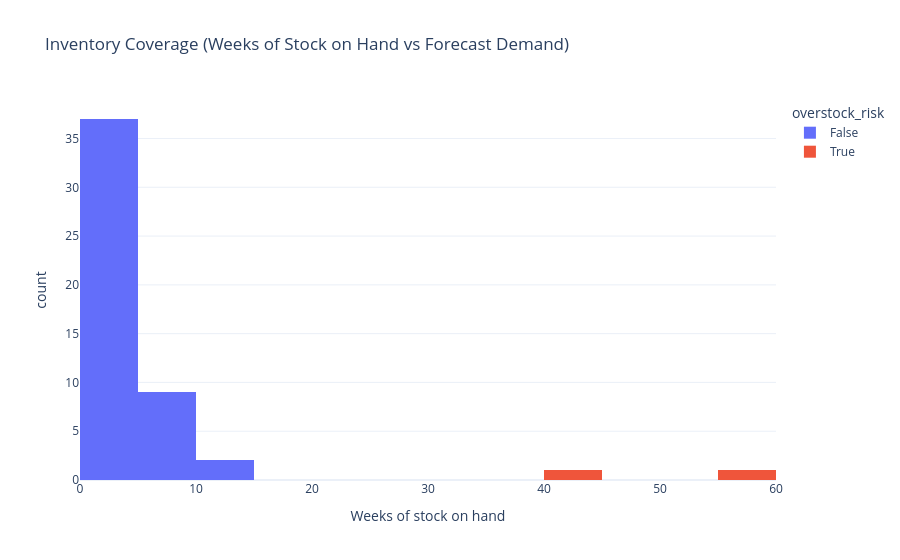

Notebook source saved alongside this figure:
### Markdown cell above
## 4. Overstock Risk Distribution

### Code cell
fig = px.histogram(risk_table, x="inventory_coverage_weeks", color="overstock_risk",
                    title="Inventory Coverage (Weeks of Stock on Hand vs Forecast Demand)",
                    labels={"inventory_coverage_weeks": "Weeks of stock on hand"},
                    template="plotly_white", nbins=20)
fig.show()

n_overstock = int(risk_table["overstock_risk"].sum())
print(f"{n_overstock} of {len(risk_table)} SKUs hold more than "
      f"{risk.OVERSTOCK_MULTIPLIER}x their 6-week forecast demand in current stock.")

### Figure 1 — Plotly figure (JSON) as saved in the notebook; plotly's stock layout.template omitted (floating-point values rounded to 4 significant figures)
{"data": [{"bingroup": "x", "hovertemplate": "overstock_risk=False<br>Weeks of stock on hand=%{x}<br>count=%{y}<extra></extra>", "legendgroup": "False", "marker": {"color": "#636efa", "pattern": {"shape": ""}}, "name": "False", "nbinsx": 20, "orientation": "v", "showlegend": true, "type": "histogram", "x": [0.2485, 0.6466, 0.6045, 0.7135, 0.9661, 1.358, 1.287, 0.238, 1.059, 2.79, 1.201, 7.437, 7.323, 9.562, 4.026, 7.77, 6.199, 2.67, 1.609, 1.979, 7.558, 1.236, 2.073, 1.357, 0.9969, 4.117, 3.15, 4.261, 5.005, 2.344, 4.332, 10.83, 1.556, 4.36, 2.152, 10.74, 3.336, 3.623, 5.535, 0.5788, 3.361, 3.112, 1.733, 1.767, 2.027, 1.822, 4.436, 7.779], "xaxis": "x", "yaxis": "y"}, {"bingroup": "x", "hovertemplate": "overstock_risk=True<br>Weeks of stock on hand=%{x}<br>count=%{y}<extra></extra>", "legendgroup": "True", "marker": {"color": "#EF553B", "pattern": {"shape": ""}}, "name": "True", "nbinsx": 20, "orientation": "v", "showlegend": true, "type": "histogram", "x": [58.64, 41.45], "xaxis": "x", "yaxis": "y"}], "layout": {"barmode": "relative", "legend": {"title": {"text": "overstock_risk"}, "tracegroupgap": 0}, "title": {"text": "Inventory Coverage (Weeks of Stock on Hand vs Forecast Demand)"}, "xaxis": {"anchor": "y", "domain": [0.0, 1.0], "title": {"text": "Weeks of stock on hand"}}, "yaxis": {"anchor": "x", "domain": [0.0, 1.0], "title": {"text": "count"}}}}
